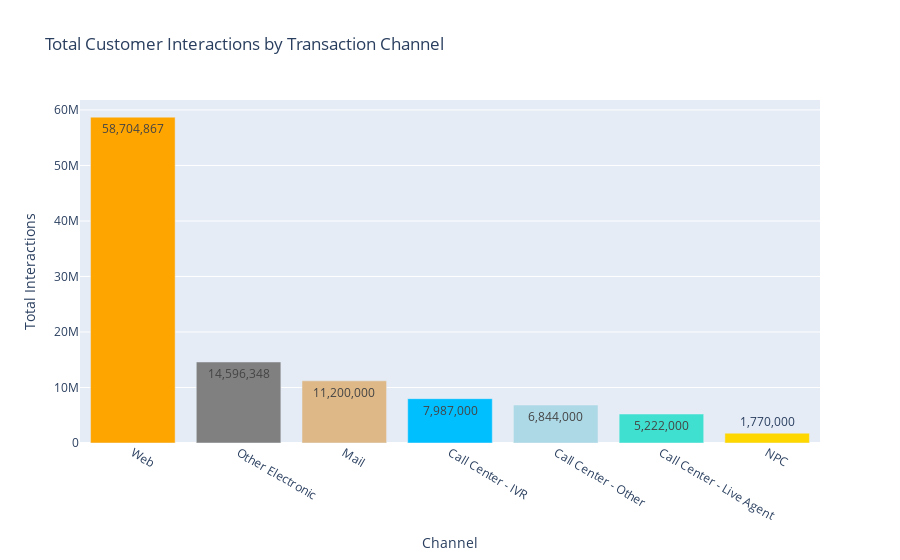

The notebook cell saved with this chart:
### Code cell
# Group the data by Root Level and sum the values
grouped_data = df.groupby(['Root Level'])['Value'].sum().reset_index()

# Sort the grouped_data by Value column in descending order
grouped_data = grouped_data.sort_values(by='Value', ascending=False)

# Create a dictionary to map the Root Level to its corresponding color
color_map = {'Web': 'orange', 'Other Electronic': 'gray', 'Mail': 'burlywood', 'Call Center - IVR': 'deepskyblue','Call Center - Other':'lightblue', \
              'Call Center - Live Agent':'Turquoise', 'NPC': 'gold'}

# Create the bar chart trace
bar_trace = go.Bar(
    x=grouped_data['Root Level'],
    y=grouped_data['Value'],
    marker=dict(color=[color_map.get(root_level, 'grey') for root_level in grouped_data['Root Level']]),
    text=[f"{value:,}" for value in grouped_data['Value']],
    textposition='auto'
)

# Create the bar chart layout
bar_layout = go.Layout(
    title='Total Customer Interactions by Transaction Channel',
    xaxis=dict(title='Channel'),
    yaxis=dict(title='Total Interactions'),
    legend=dict(title=dict(text='Transaction Channels'))
)

# Create the bar chart figure
bar_fig_root = go.Figure(data=[bar_trace], layout=bar_layout)

# Display the bar chart
bar_fig_root.show()

### Figure 1 — Plotly figure (JSON) as saved in the notebook; plotly's stock layout.template omitted (floating-point values rounded to 4 significant figures)
{"data": [{"marker": {"color": ["orange", "gray", "burlywood", "deepskyblue", "lightblue", "Turquoise", "gold"]}, "text": ["58,704,867", "14,596,348", "11,200,000", "7,987,000", "6,844,000", "5,222,000", "1,770,000"], "textposition": "auto", "x": ["Web", "Other Electronic", "Mail", "Call Center - IVR", "Call Center - Other", "Call Center - Live Agent", "NPC"], "y": [58704867, 14596348, 11200000, 7987000, 6844000, 5222000, 1770000], "type": "bar"}], "layout": {"legend": {"title": {"text": "Transaction Channels"}}, "title": {"text": "Total Customer Interactions by Transaction Channel"}, "xaxis": {"title": {"text": "Channel"}}, "yaxis": {"title": {"text": "Total Interactions"}}}}
